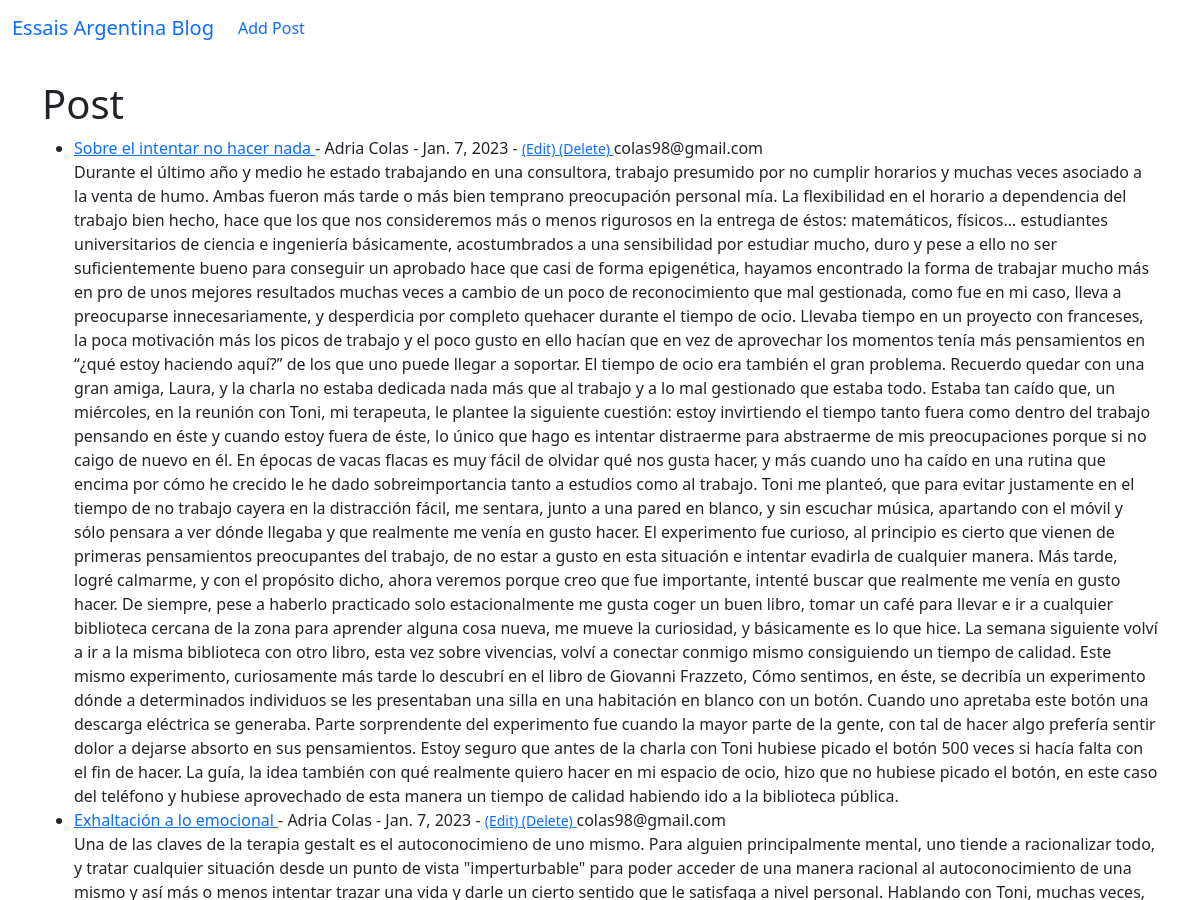
/ (upper part), run on an earlier commit of the app's database.
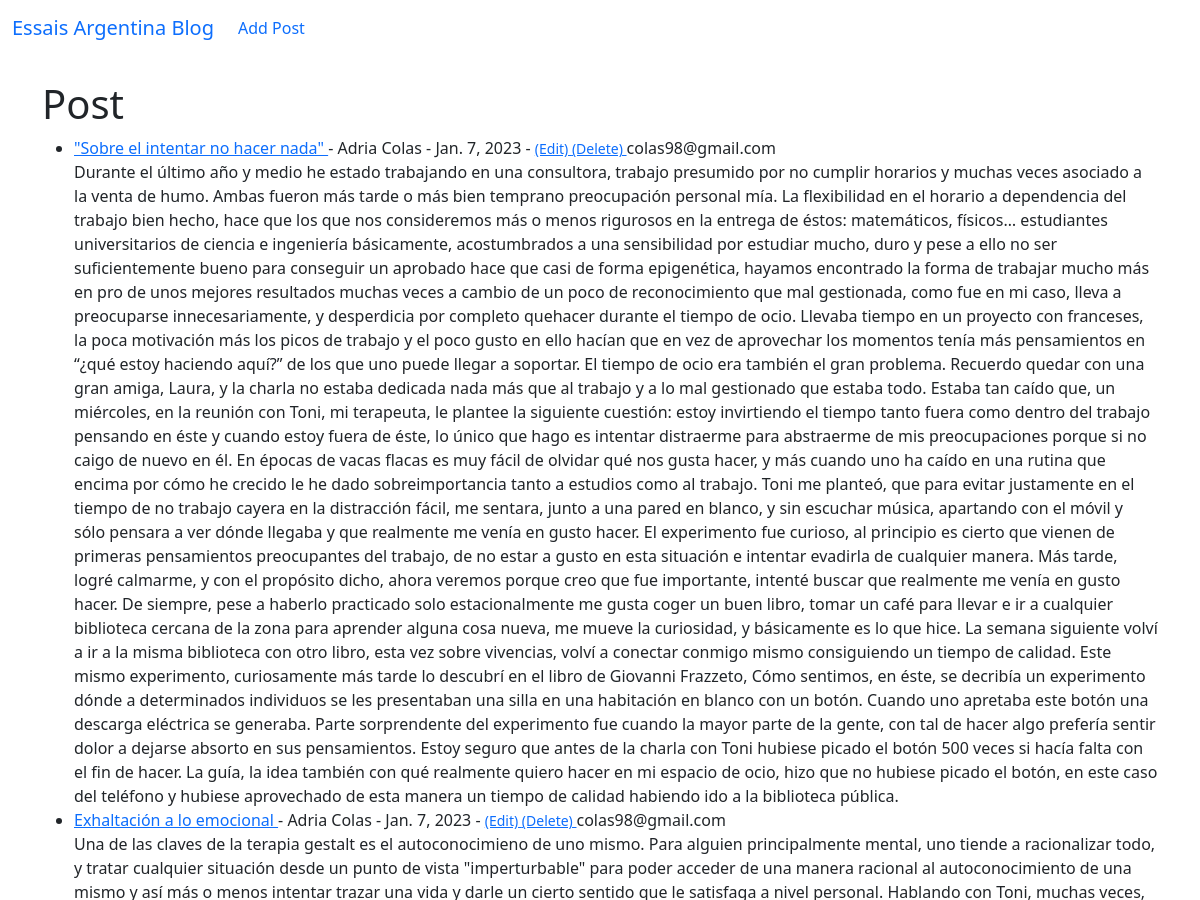
And on a later commit of the database.
### theblog/models.py (models this page shows, shortened)
class Post(models.Model):
    title = models.CharField(max_length=255)
    title_tag = models.CharField(max_length=255)
    author = models.ForeignKey(User, on_delete=models.CASCADE)
    body = models.TextField()
    post_date = models.DateField(auto_now_add=True)

### theblog/views.py (the view)
# urls.py: path('', HomeView.as_view(), name = "home"),
class HomeView(ListView):
    model = Post
    template_name = 'home.html'
    ordering = ['-post_date']

### theblog/templates/home.html
{% extends 'base.html' %}
{% block content %}
<h1>Post</h1>
<ul>
    {% for post in object_list %}
    <li><a href="{% url 'article-detail' post.pk %}"> {{ post.title }} </a>
        - {{ post.author.first_name }}
        {{post.author.last_name}} -
        {{post.post_date}} -
        <small>
            <a href="{% url 'update_post' post.pk %}">(Edit) </a>
            <a href="{% url 'delete_post' post.pk %}">(Delete) </a>
        </small> {{post.author.email}}<br/>
        {{ post.body }}
    </li>
    {% endfor %}
</ul>
{% endblock %}

What changed in the data, as far as the page shows it:
changed Post: title "Sobre el intentar no hacer nada" → "\"Sobre el intentar no hacer nada\""
